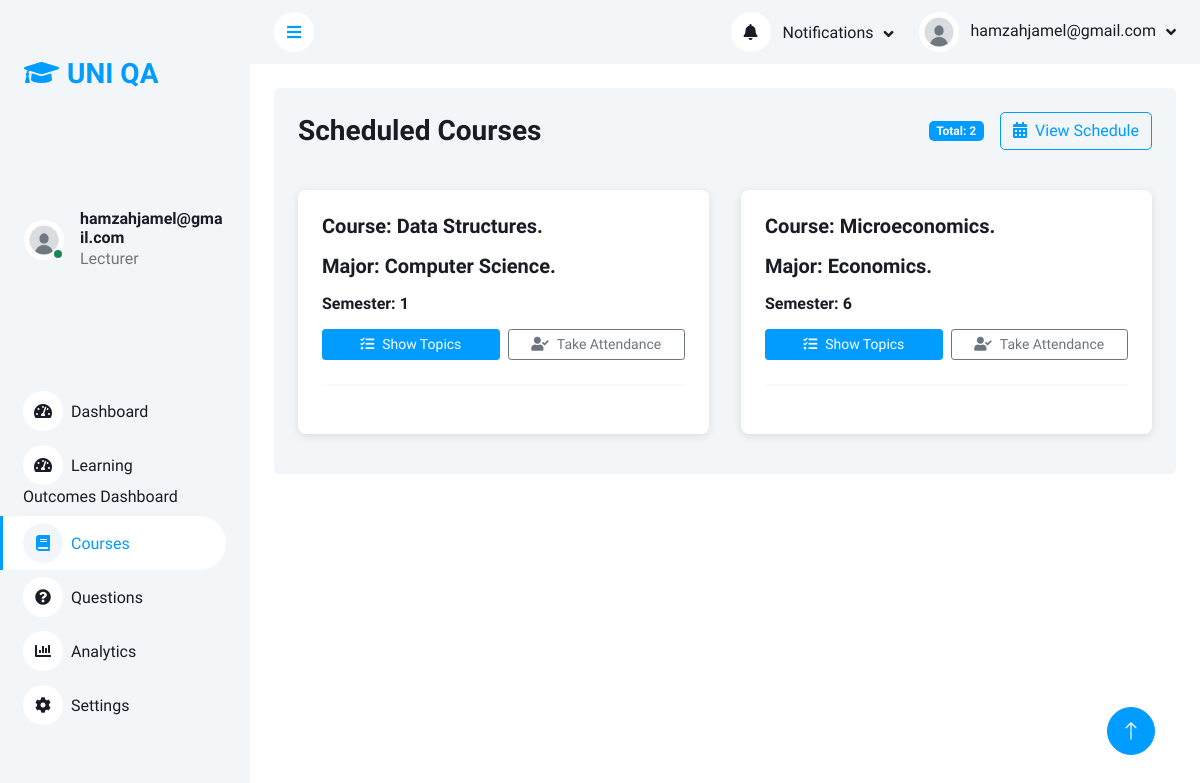
Screenshot of /lecturer_courses.php (signed in) with the database file from the repository.
### tables this page shows
CREATE TABLE IF NOT EXISTS `courses` (
  `course_id` int NOT NULL AUTO_INCREMENT,
  `course_name` varchar(100) NOT NULL,
  `major_id` int DEFAULT NULL,
  `academic_year_id` int DEFAULT NULL,
  `college_id` int DEFAULT NULL,
  PRIMARY KEY (`course_id`),
  KEY `major_id` (`major_id`),
  KEY `academic_year_id` (`academic_year_id`),
  KEY `college_id` (`college_id`)
);

CREATE TABLE IF NOT EXISTS `majors` (
  `major_id` int NOT NULL AUTO_INCREMENT,
  `major_name` varchar(100) NOT NULL,
  `college_id` int DEFAULT NULL,
  PRIMARY KEY (`major_id`),
  KEY `college_id` (`college_id`)
);

### lecturer_courses.php (the view, shortened to what this page needs)
<?php
require __DIR__ . '/includes/db.php';
try {
    $stmt = $pdo->prepare("
        SELECT DISTINCT c.course_id, c.course_name, m.major_name, sm.semester_name
        FROM courses c
        JOIN schedule s ON c.course_id = s.course_id
        JOIN majors m ON m.major_id = c.major_id
        JOIN academic_year a ON a.major_id = m.major_id
        JOIN semesters sm ON sm.semester_id = a.semester_id
        WHERE s.lecturer_id = ?
        ORDER BY c.course_name ASC
    ");
    $stmt->execute([$_SESSION['user_id']]);
    $courses = $stmt->fetchAll(PDO::FETCH_ASSOC);
} catch (PDOException $e) {
    die("Database error: " . $e->getMessage());
}
?>
<!DOCTYPE html>
<html lang="en">
<head>
    <link href="https://cdnjs.cloudflare.com/ajax/libs/font-awesome/5.10.0/css/all.min.css" rel="stylesheet">
    <link href="https://cdn.jsdelivr.net/npm/bootstrap-icons@1.4.1/font/bootstrap-icons.css" rel="stylesheet">
    <link href="lib/owlcarousel/assets/owl.carousel.min.css" rel="stylesheet">
    <link href="lib/tempusdominus/css/tempusdominus-bootstrap-4.min.css" rel="stylesheet">
    <link href="css/bootstrap.min.css" rel="stylesheet">
    <link href="css/style.css" rel="stylesheet">
</head>
<body>
    <div class="container-xxl position-relative bg-white d-flex p-0">
        <?php include __DIR__ . '/includes/sidebar.php'; ?>
        <div class="content">
            <nav class="navbar navbar-expand bg-light navbar-light sticky-top px-4 py-0">
                <a href="#" class="sidebar-toggler flex-shrink-0">
                    <i class="fa fa-bars"></i>
                </a>
                <div class="navbar-nav align-items-center ms-auto">
                    <div class="nav-item dropdown">
                        <a href="#" class="nav-link dropdown-toggle" data-bs-toggle="dropdown">
                            <i class="fa fa-bell me-lg-2"></i>
                            <span class="d-none d-lg-inline-flex">Notifications</span>
                        </a>
                    </div>
                    <div class="nav-item dropdown">
                        <a href="#" class="nav-link dropdown-toggle" data-bs-toggle="dropdown">
                            <img class="rounded-circle me-lg-2" src="img/defaultAvatar.jpg" alt="User" style="width: 40px; height: 40px;">
                            <span class="d-none d-lg-inline-flex"><?= htmlspecialchars($_SESSION['email']) ?></span>
                        </a>
                    </div>
                </div>
            </nav>
            <div class="container-fluid pt-4 px-4">
                <div class="bg-light rounded p-4">
                    <div class="d-flex align-items-center justify-content-between mb-4">
                        <h3 class="mb-0">Scheduled Courses</h3>
                        <div class="d-flex align-items-center">
                            <span class="badge bg-primary me-3">
                                Total: <?= count($courses) ?>
                            </span>
                            <a href="schedule.php" class="btn btn-outline-primary">
                                <i class="fas fa-calendar-alt me-2"></i>View Schedule
                            </a>
                        </div>
                    </div>
                    <?php if (empty($courses)): ?>
                        <div class="alert alert-warning">
                            <i class="fas fa-calendar-times me-2"></i>
                            You have no scheduled courses for this semester.
                        </div>
                    <?php else: ?>
                        <div class="courses-grid">
                            <?php foreach ($courses as $course): ?>
                                <div class="course-section">
                                    <div class="course-card">
                                        <h5 class="mb-3">Course: <?= htmlspecialchars($course['course_name']) ?>.</h5>
                                        <h5 class="mb-3">Major: <?=  htmlspecialchars($course['major_name']) ?>.</h5>
                                        <h6 class="mb-3">Semester: <?=  htmlspecialchars($course['semester_name']) ?></h6>
                                        <div class="course-actions">
                                            <button class="btn btn-primary btn-sm manage-course"
                                                data-course-id="<?= $course['course_id'] ?>">
                                                <i class="fas fa-tasks me-2"></i>Show Topics
                                            </button>
                                            <a href="attendance.php?course_id=<?= $course['course_id'] ?>"
                                               class="btn btn-outline-secondary btn-sm">
                                                <i class="fas fa-user-check me-2"></i>Take Attendance
                                            </a>
                                        </div>
                                    </div>
                                    <hr class="course-divider">
                                </div>
                            <?php endforeach; ?>
                        </div>
                    <?php endif; ?>
                </div>
            </div>
        </div>
    </div>
            <a href="#" class="btn btn-lg btn-primary btn-lg-square back-to-top"><i class="bi bi-arrow-up"></i></a>
</body>
</html>

### css/style.css (style rules this page uses)
html { overflow-x: hidden; }
:root { --primary: #009CFF; --light: #F3F6F9; --dark: #191C24; }
body { overflow-x: hidden; }
.back-to-top { position: fixed; display: none; right: 45px; bottom: 45px; z-index: 99; }
.btn { transition: .5s; }
.btn.btn-primary { color: #FFFFFF; }
.btn-lg-square { width: 48px; height: 48px; }
.btn-square, .btn-sm-square, .btn-lg-square { padding: 0; display: inline-flex; align-items: center; justify-content: center; font-weight: normal; border-radius: 50px; }
.content { margin-left: 250px; min-height: 100vh; background: #FFFFFF; transition: 0.5s; }
@media (min-width: 992px) { .content { width: calc(100% - 250px); } }
.content .navbar .navbar-nav .nav-link { margin-left: 25px; padding: 12px 0; color: var(--dark); outline: none; }
.content .navbar .sidebar-toggler, .content .navbar .navbar-nav .nav-link i { width: 40px; height: 40px; display: inline-flex; align-items: center; justify-content: center; background: #FFFFFF; border-radius: 40px; }
.content .navbar .dropdown-toggle::after { margin-left: 6px; vertical-align: middle; border: none; content: "\f107"; font-family: "Font Awesome 5 Free"; font-weight: 900; transition: .5s; }

### lecturer_courses.php (style rules this page uses)
.courses-grid { display: grid; grid-template-columns: repeat(2, 1fr); gap: 2rem; padding: 1rem 0; }
.course-section { background: white; border-radius: 8px; padding: 1.5rem; box-shadow: 0 2px 8px rgba(0, 0, 0, 0.1); }
.course-divider { margin: 1.5rem 0; border-top: 2px solid #e9ecef; }
.course-actions { display: flex; gap: 0.5rem; margin-top: 1rem; }
.course-actions .btn { flex: 1; }

### rows the page displays
courses: course_name "Data Structures", major.major_name "Computer Science", semester_name "1"
courses: course_name "Microeconomics", major.major_name "Economics", semester_name "6"

### other values shown
$_SESSION['email'] "hamzahjamel@gmail.com"
$_SESSION['role'] "Lecturer"
count($courses) "2"
